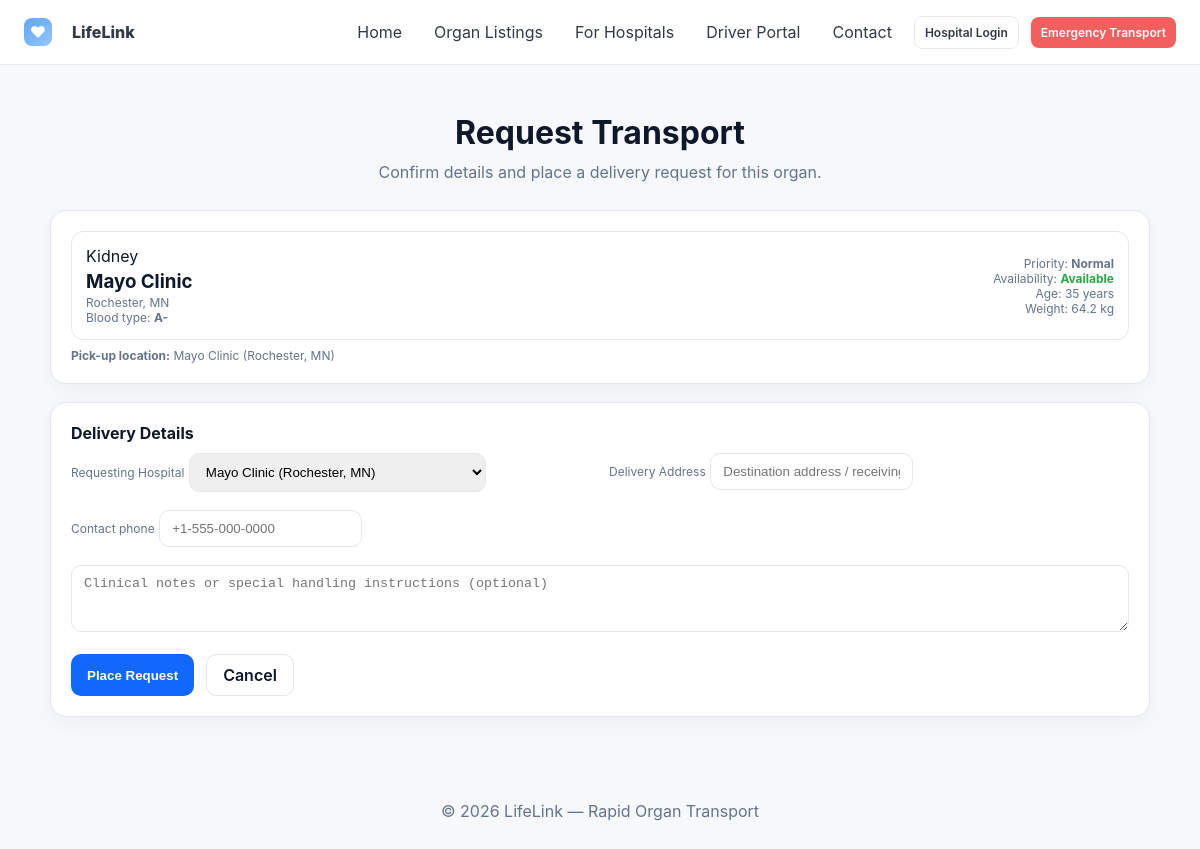
The app's page /request-transport/2 with its own data.
### tables this page shows
CREATE TABLE organ_listings(
  id INTEGER PRIMARY KEY AUTOINCREMENT,
  hospital_id INTEGER,
  hospital_name TEXT,
  organ_type TEXT,
  blood_type TEXT,
  age INTEGER,
  weight_kg REAL,
  priority_status TEXT DEFAULT 'Normal',
  availability_status TEXT DEFAULT 'Available',
  city TEXT,
  state TEXT,
  created_at TEXT DEFAULT CURRENT_TIMESTAMP
);

CREATE TABLE hospitals(
  id INTEGER PRIMARY KEY AUTOINCREMENT,
  name TEXT NOT NULL,
  city TEXT,
  state TEXT,
  email TEXT
);

### app.py (the view, shortened to what this page needs)
@app.route("/request-transport/<int:listing_id>", methods=["GET", "POST"])
def request_transport(listing_id: int):
    listing = query("SELECT * FROM organ_listings WHERE id = ?", (listing_id,), one=True)
    if not listing:
        abort(404, "Listing not found")
    if listing["availability_status"] != "Available":
        return render_template(
            "request_transport_unavailable.html",
            listing=listing,
        ), 400
    hospitals = query("SELECT * FROM hospitals ORDER BY name ASC")
    return render_template("request_transport.html", listing=listing, hospitals=hospitals)

### app.py (called while the page is built)
def get_db():
    db = getattr(g, "_db", None)
    if db is None:
        db = g._db = sqlite3.connect(DB_PATH, check_same_thread=False)
        db.row_factory = sqlite3.Row
    return db

def query(sql, args=(), one=False):
    cur = get_db().execute(sql, args)
    rv = cur.fetchall()
    cur.close()
    return (rv[0] if rv else None) if one else rv

@app.context_processor
def inject_now():
    return {"now": datetime.utcnow()}

### templates/request_transport.html (shortened to what this page needs)
{% extends "_base.html" %}{% block content %}
<div class="container section">
  <h2 class="h2">Request Transport</h2>
  <p class="sub">Confirm details and place a delivery request for this organ.</p>
  <div class="card" style="margin-bottom:18px">
    <div class="row" style="grid-template-columns:1fr 1fr">
      <div>
        <div class="pill">{{ listing.organ_type }}</div>
        <h3 style="margin:4px 0 2px">{{ listing.hospital_name }}</h3>
        <div class="small">{{ listing.city }}, {{ listing.state }}</div>
        <div class="small">Blood type: <b>{{ listing.blood_type }}</b></div>
      </div>
      <div class="small" style="text-align:right">
        <div>Priority: <b>{{ listing.priority_status or 'Normal' }}</b></div>
        <div>Availability:
          {% if listing.availability_status == 'Available' %}
            <b style="color:#28a745">Available</b>
          {% else %}
            <b style="color:#e55353">Unavailable</b>
          {% endif %}
        </div>
        <div>Age: {{ listing.age }} years</div>
        <div>Weight: {{ "%.1f"|format(listing.weight_kg or 0) }} kg</div>
      </div>
    </div>
    <div class="small" style="margin-top:8px">
      <b>Pick-up location:</b> {{ listing.hospital_name }} ({{ listing.city }}, {{ listing.state }})
    </div>
  </div>
  <form class="card form" method="post">
    <b>Delivery Details</b>
    <div class="grid-2">
      <div>
        <label class="small">Requesting Hospital</label>
        <select name="hospital_id" required>
          {% for h in hospitals %}
            <option value="{{ h.id }}" {% if listing.hospital_name == h.name %}selected{% endif %}>
              {{ h.name }} ({{ h.city }}, {{ h.state }})
            </option>
          {% endfor %}
        </select>
      </div>
      <div>
        <label class="small">Delivery Address</label>
        <input name="destination" placeholder="Destination address / receiving hospital" required>
      </div>
    </div>
    <div class="grid-2" style="margin-top:8px">
      <div>
        <label class="small">Contact phone</label>
        <input name="contact_phone" placeholder="+1-555-000-0000" required>
      </div>
      <div></div>
    </div>
    <textarea name="notes" rows="3" placeholder="Clinical notes or special handling instructions (optional)" style="margin-top:8px"></textarea>
    <div style="margin-top:12px;display:flex;gap:12px">
      <button class="btn primary" type="submit">Place Request</button>
      <a class="btn" href="{{ url_for('organ_listings') }}">Cancel</a>
    </div>
  </form>
</div>
{% endblock %}

### static/style.css (style rules this page uses)
:root { --bg:#f6f8fb;--card:#ffffff;--ink:#0f172a;--muted:#64748b;--accent:#ef4444;--brand:#1068ff;--chip:#eef2ff;--green:#16a34a;--blue:#3b82f6 }
* { box-sizing:border-box }
html,body { padding:0;margin:0;font-family:Inter,system-ui,-apple-system,Segoe UI,Roboto,Helvetica,Arial,"Apple Color Emoji","Segoe UI Emoji";background:var(--bg);color:var(--ink) }
a { text-decoration:none;color:inherit }
.container { max-width:1100px;margin:0 auto;padding:24px }
.btn { display:inline-flex;align-items:center;gap:6px;padding:10px 16px;border-radius:10px;font-weight:600;border:1px solid #e5e7eb;background:#fff }
.btn.primary { background:var(--brand);color:#fff;border:none }
.card { background:var(--card);border:1px solid #e5e7eb;border-radius:16px;padding:20px;box-shadow:0 6px 20px rgba(2,6,23,.04) }
.grid-2 { display:grid;grid-template-columns:repeat(2,1fr);gap:18px }
.section { padding:48px 0 }
.h2 { font-size:32px;text-align:center;margin:0 0 10px }
.sub { color:var(--muted);text-align:center;margin:0 0 28px }
.row { background:#fff;border:1px solid #e5e7eb;border-radius:12px;padding:14px;display:grid;grid-template-columns:120px 1fr 120px 140px;gap:12px;align-items:center }
.form { display:grid;gap:10px }
.form input,.form select,.form textarea { padding:10px 12px;border:1px solid #e5e7eb;border-radius:10px }
.small { font-size:12px;color:var(--muted) }

### records on screen
organ_listings: organ_type "Kidney", hospital_name "Mayo Clinic", city "Rochester", state "MN", blood_type "A-", priority_status "Normal", age "35", weight_kg "64.2", hospital_id "Mayo Clinic (Rochester, MN)"
